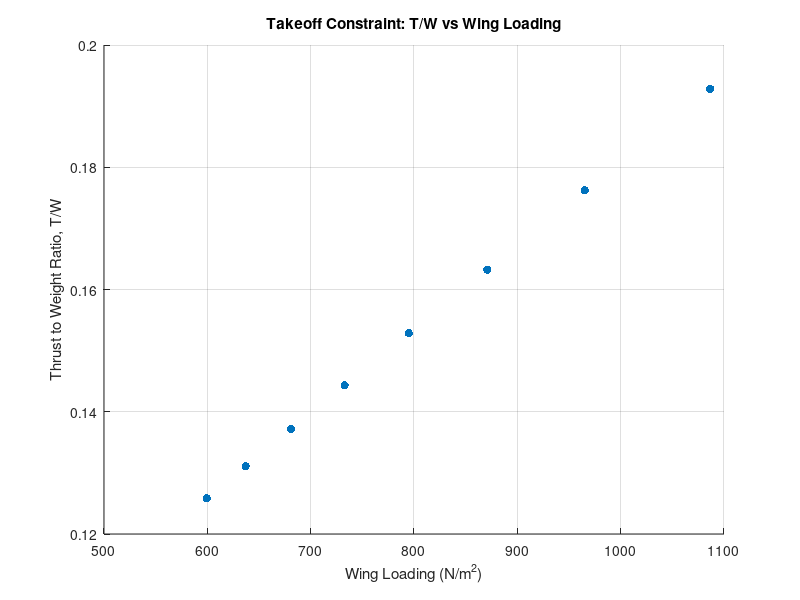

MATLAB code to generate this figure:
%Created by Kriston Rickman
%Date created 07/06/26
%V1.03
%Energy based constraint analysis
%Note:

%/**\

%/*simple concept of the takeoff constraint. formulas have been double
% checked and have changed base on the developing knowledge on the
% matter.*\

clearvars

%Variables and assumptions

Gravity = 9.81;

p_SL = 1.225;
p_cruise = 0.905;

Cruise_velocity = 74.594;

C_Dmin = 0.027; % Assumption from Cirrus sr 20
C_Lmin = 0.3; % Assumption from Cirrus sr 20

Sweep_angle = 3; % Made from assumption

HP_to_watts = 745.7;

%The Design of the aircraft inputs
%NOTE Measuremnt in HP will be convert to Watts

Engine_power_HP = [180:10:250]; % Assumption of Eninge need data
Span = [11.8:-0.4:9]; % assume based on aircraft type
Wing_area = [15.5:-1.1:7.8]; % assume based on aircraft type

Mass_without_wing_skin = 780; % assume based on aircraft type
Wing_mass_per_volume = 2700; % assumption of mass of GA aluminum
Wing_skin_thickness = 0.002; % assumption of mass of GA aluminum

% Engine Characteristics calculations

Engine_power_watts = Engine_power_HP .* HP_to_watts;

%Mass of the aircraft and related Geometry calculations

Fuel_spent_ground_to_TO = 0.11;
Fuel_mass_per_gallon = 2.8; % ARD
mass_loss_on_TO = Fuel_spent_ground_to_TO .* Fuel_mass_per_gallon;

Wing_skin_area_total = 2 .* Wing_area;
Wing_skin_volume = Wing_skin_area_total .* Wing_skin_thickness;
Wing_skin_mass = Wing_skin_volume .* Wing_mass_per_volume;

Mass_aircraft = Mass_without_wing_skin + Wing_skin_mass; % assume based on aircraft type
Mass_TO = Mass_aircraft - mass_loss_on_TO;

Weight_TO = Mass_TO * Gravity;
Wing_loading = Weight_TO ./ Wing_area;
AR_wing = Span.^2 ./ Wing_area;





%Aerodynamic calculations

    %Oswald efficiency calculations - Sweep angle calculation decision
if Sweep_angle == 0
    e = 1.78 .* (1 - 0.045 .* AR_wing.^0.68) - 0.64;
elseif Sweep_angle >= 30
    e = 4.61 .* (1 - 0.045 .* AR_wing.^0.68) .* (cosd(Sweep_angle)).^0.15 - 3.1;
elseif (Sweep_angle > 0) && (Sweep_angle < 30)
    e0 = 1.78 .* (1 - 0.045 .* AR_wing.^0.68) - 0.64;
    e30 = 4.61 .* (1 - 0.045 .* AR_wing.^0.68) .* (cosd(30)).^0.15 - 3.1;
    e = e0 + (Sweep_angle ./ 30) .* (e30 - e0);
else
    error("Sweep angle is out of range")
end
    
    %Full Drag Polar Buildup
K_1 = 1./(pi.*AR_wing.*e);

C_D0 = C_Dmin + K_1.*C_Lmin.^2;

K_2 = -2.*K_1.*C_Lmin;

%Takeoff constraint assumptions, variables and formulas
    %variables
S_G = 502.92;
K_TO = 1.2;
C_Lmax_TO = 1.7; % Assumption including flaps, elevator, and wing
Rolling_friction_coefficient = 0.03;
Propeller_efficiency_TO = 0.75; % assume based on propeller

    %Velocity formulas
Velocity_stall = sqrt((2 .* Weight_TO) ./ (p_SL .* Wing_area .* C_Lmax_TO));

Velocity_TO = K_TO * Velocity_stall;

Velocity_avg_TO = Velocity_TO ./ sqrt(2);

    %constraints sub-formulas
q_avg_TO = 0.5 .* p_SL .* Velocity_avg_TO.^2;

C_L_required_TO = 2 .* Weight_TO ./(p_SL .* Velocity_TO.^2 .* Wing_area);

%/*C_L_ground_TO For a more accurate constraint create a lift coefficient
%that is specific for ground because the ground and takeoff coefficents
% are not the same*\

C_DTO = C_D0 + (K_1.*C_L_required_TO.^2) + K_2.*C_L_required_TO;

Lift_TO = 0.5 .* p_SL .* Velocity_TO.^2 .* Wing_area .* C_L_required_TO;

Lift_avg_TO = 0.5 .* p_SL .* Velocity_avg_TO.^2 .* Wing_area .* C_L_required_TO;

Drag_TO = 0.5 .* C_DTO .* p_SL .* Wing_area .* Velocity_TO.^2;

Drag_avg_TO = 0.5 .* p_SL .* Velocity_avg_TO.^2 .* Wing_area .* C_DTO;

Thrust_TO = (Propeller_efficiency_TO .* Engine_power_watts) ./ Velocity_TO;

Acceleration_TO = Velocity_TO.^2 ./ (2 .* S_G);

Thrust_to_Weight_TO = (Acceleration_TO ./ Gravity) + (q_avg_TO .* C_DTO) ./ Wing_loading + Rolling_friction_coefficient .* (1 - (q_avg_TO .* C_L_required_TO) ./ Wing_loading); % Takeoff Constraint


%Climb constraint

%B = Mass_TO./Mass_aircraft;

%C_Lcruise = 2 .*Weight_TO./(p_cruise .* Cruise_velocity.^2 .* Wing_area);

%C_Dcruise = C_D0 + (K_1.*C_Lcruise.^2) + K_2.*C_Lcruise;

%Acceleration_horizontal_TO = (Thrust_TO - Drag_TO - Rolling_friction_coefficient .* (Weight_TO - Lift_TO)) ./ Mass_TO; % Horizontal acceleration



figure;
scatter(Wing_loading, Thrust_to_Weight_TO, 'filled');
xlabel('Wing Loading (N/m^2)');
ylabel('Thrust to Weight Ratio, T/W');
title('Takeoff Constraint: T/W vs Wing Loading');
grid on;
